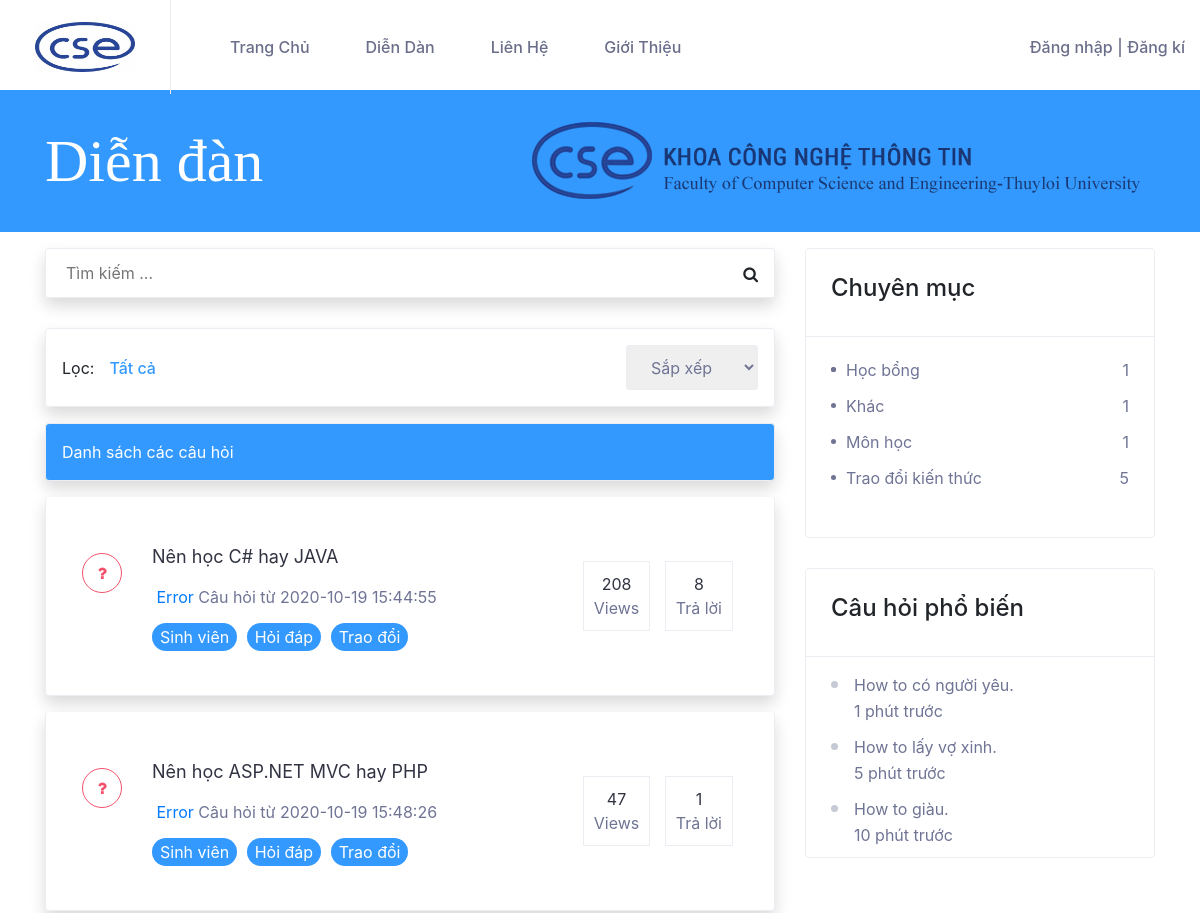
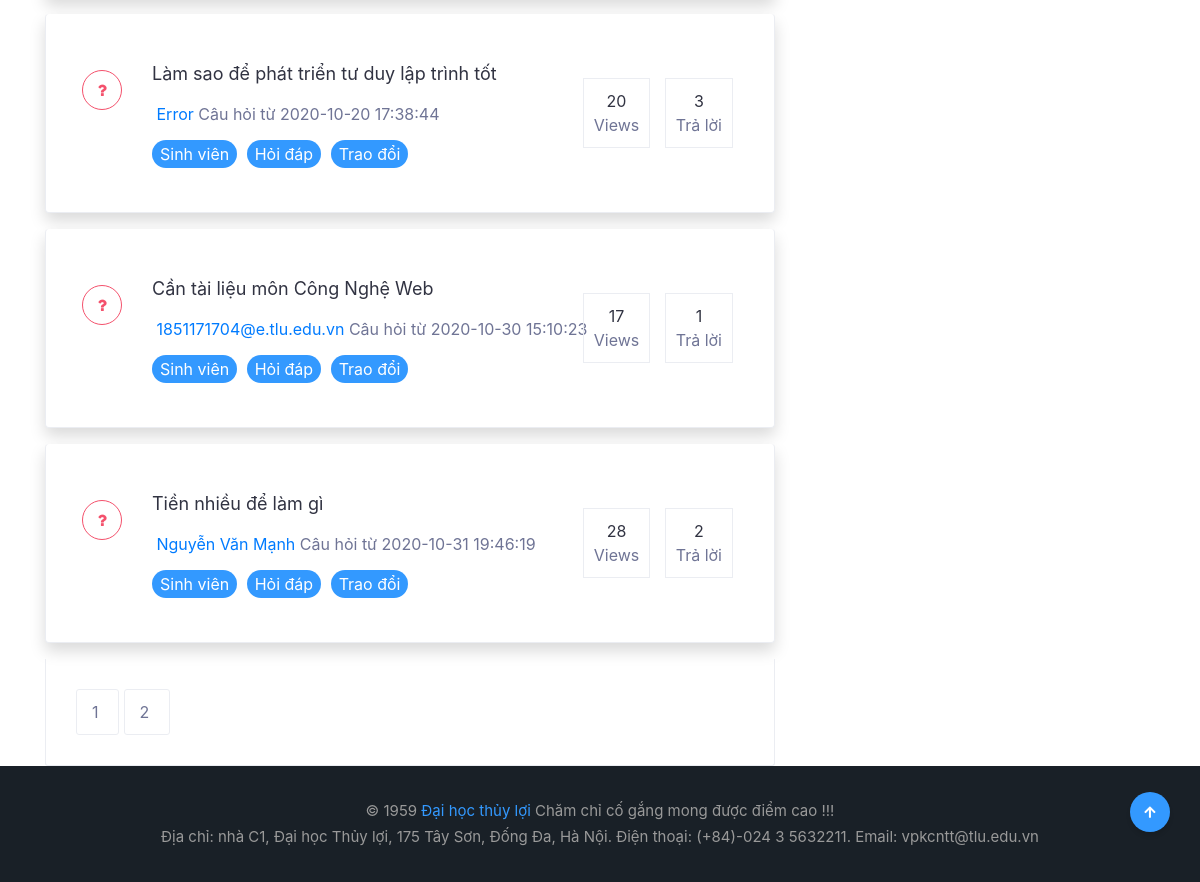
The app's page /cse485-website-project/forum-index.php with its own data (2 pictures, top to bottom).
### tables this page shows
CREATE TABLE `questions` (
  `ID` int(10) NOT NULL,
  `Title` varchar(255) NOT NULL,
  `Contents` text NOT NULL,
  `Image` text NOT NULL,
  `Views` int(11) NOT NULL DEFAULT 0,
  `CategoryID_question` int(10) NOT NULL,
  `UserName` varchar(50) NOT NULL,
  `Status` tinyint(1) NOT NULL DEFAULT 1,
  `Created` timestamp NOT NULL DEFAULT current_timestamp(),
  `Updated` datetime DEFAULT NULL
);

### cse485-website-project/forum-index-process.php (the view, shortened to what this page needs)
<?php
include 'Config/config.php';
$orderCondition ='';
$titleSearch = $_GET['searchString'];
$sotin1trang = 5;
if (isset($_GET["page"])) {
    $trang = $_GET["page"];
    settype($trang, "int");
} else {
    $trang = 1;
}
if (isset($titleSearch) && !empty($titleSearch)) {
    $sql = "select * from questions where Title like '%$titleSearch%'";
} else {
    $from = ($trang - 1) * $sotin1trang;
    $sql = "select * from questions ".$orderCondition." limit $from, $sotin1trang";
}
mysqli_set_charset($conn, "UTF8");
$result = mysqli_query($conn, $sql);
?>
<div class="forum-question-filter shadow p-3 mb-3  rounded">
    <span>Lọc:</span>
    <a href="forum-index.php" class="active">Tất cả</a>
    <select id="forum-sort-by" class="forum-sort-by" onchange="this.options[this.selectedIndex].value && (window.location = this.options[this.selectedIndex].value)">
        <option selected="">Sắp xếp</option>
    </select>
</div>
<div class="forum-question-filter shadow p-3 mb-3  rounded" style="background-color: #3399FF; color: white;">
    <span>Danh sách các câu hỏi</span>
</div>
<?php
while ($row = mysqli_fetch_assoc($result)) { ?>
    <div class="noidung-index forum-questions-list shadow p-3 mb-3 bg-white rounded ">
        <div class="forum-question-item">
            <div class="forum-question-title">
                <a href="forum-detail.php?id=<?php echo $row['ID']; ?>" name="title" class="tieude" id="title"><?php echo $row['Title'] ?></a>
            </div>
            <div class="forum-question-meta">
                <span title="Open" class="forum-status forum-status-open">Open</span>
                <span>
                    <a href="#">
                        <?php echo $row['UserName'] ?></a> Câu hỏi từ <?php echo $row['Created'] ?>
                </span>
            </div>
            <div class="forum-question-meta mt-3">
                <a class="forum-keyword">Sinh viên</a>
                <a class="forum-keyword">Hỏi đáp</a>
                <a class="forum-keyword">Trao đổi</a>
            </div>
            <div class="forum-question-stats">
                <span class="forum-views-count">
                    <strong><?php echo $row['Views'] ?></strong>Views</span>
                <span class="forum-votes-count">
                    <?php
                    $sqlgetcountComment = "SELECT COUNT(Question_ID) as count_comment
                        FROM comments,questions WHERE comments.Question_ID = questions.ID and Question_ID = " . $row['ID'];
                    $resultcountComment = mysqli_query($conn, $sqlgetcountComment);
                    $row = mysqli_fetch_assoc($resultcountComment)
                    ?>
                    <strong><?php echo $row['count_comment']; ?></strong>Trả lời </span>
            </div>
        </div>
    </div>
<?php }
?>
<div class="forum-questions-footer">
    <?php
    $ds = mysqli_query($conn, "select id from questions");
    $tongsotin = mysqli_num_rows($ds);
    $sotrang = ceil($tongsotin / $sotin1trang);
    for ($t = 1; $t <= $sotrang; $t++) { ?>
        <div class="forum-pagination">
            <a class="forum-page-numbers " href='forum-index.php?page=<?php echo $t ?>'><?php echo $t ?> </a>&nbsp;
        </div>
    <?php }
    ?>
</div>

### records on screen
questions: Title "Nên học C# hay JAVA", UserName "Error", Created "2020-10-19 15:44:55", Views "208", count_comment "8"
questions: Title "Nên học ASP.NET MVC hay PHP", UserName "Error", Created "2020-10-19 15:48:26", Views "47", count_comment "1"
questions: Title "Làm sao để phát triển tư duy lập trình tốt", UserName "Error", Created "2020-10-20 17:38:44", Views "20", count_comment "3"
questions: Title "Cần tài liệu môn Công Nghệ Web", UserName "1851171704@e.tlu.edu.vn", Created "2020-10-30 15:10:23", Views "17", count_comment "1"
questions: Title "Tiền nhiều để làm gì", UserName "Nguyễn Văn Mạnh", Created "2020-10-31 19:46:19", Views "28", count_comment "2"

### other values on screen
$row['CategoryName'] "Học bổng"
$row['quantity'] "1"
$row['CategoryName'] "Khác"
$row['CategoryName'] "Môn học"
$row['CategoryName'] "Trao đổi kiến thức"
$row['quantity'] "5"
